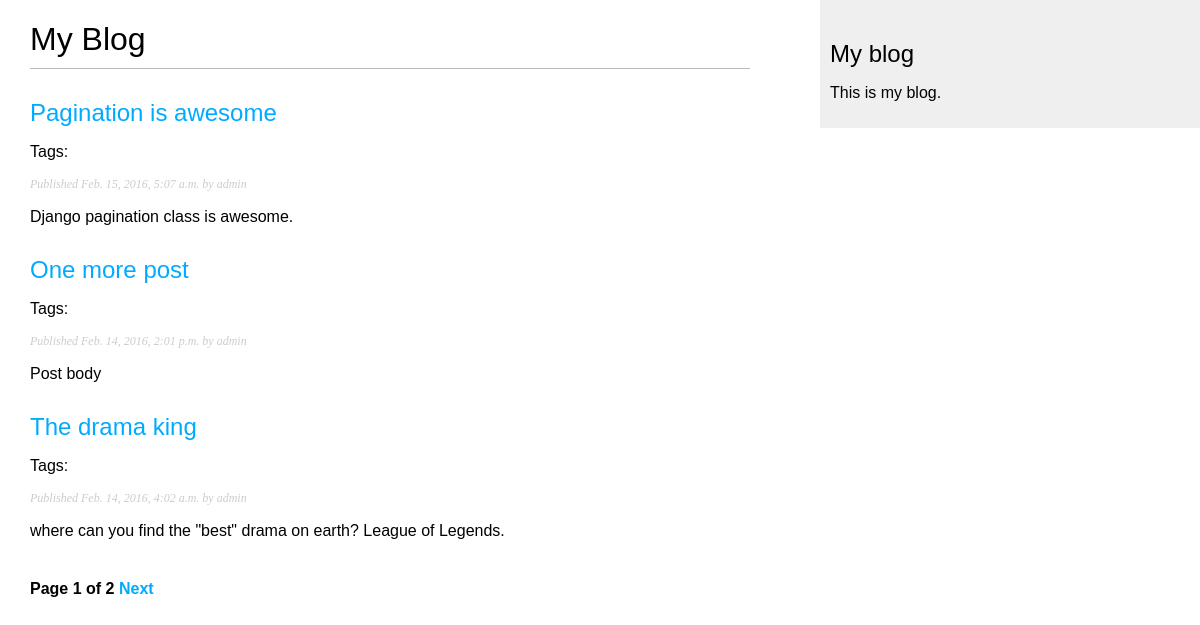
/blog/, run on an earlier commit of the app's database.
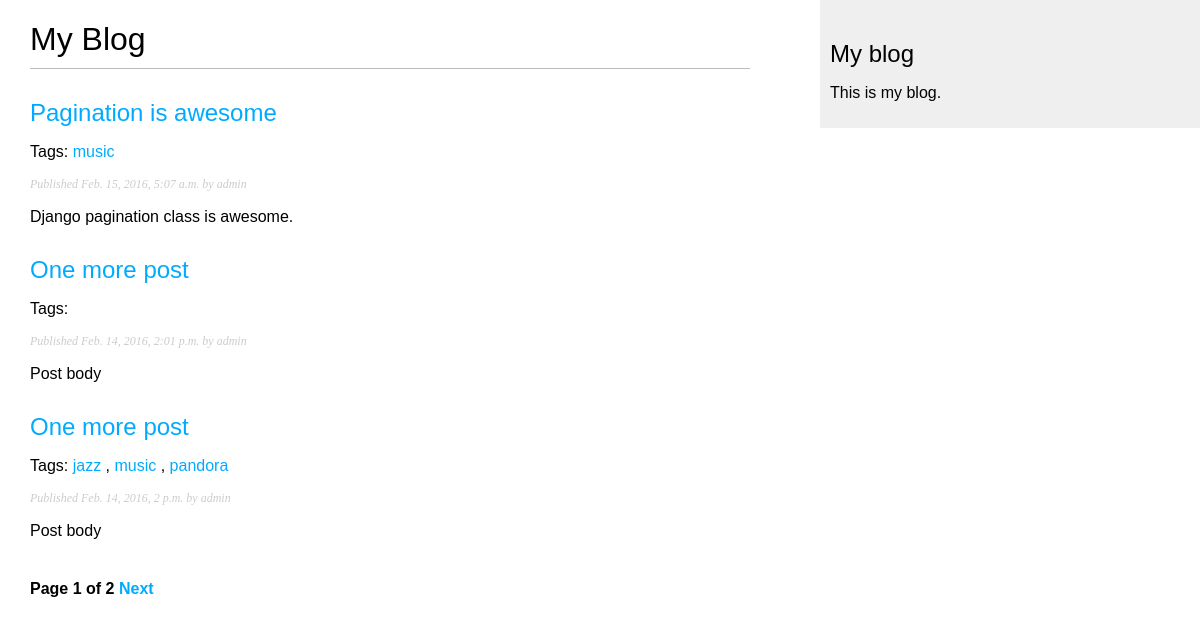
And on a later commit of the database.
### blog/models.py (models this page shows, shortened)
class Post(models.Model):
    STATUS_CHOICES = (
        ('draft', 'Draft'),
        ('published', 'Published'),
    )
    title = models.CharField(max_length=250)
    slug = models.SlugField(max_length=250, unique_for_date='publish')
    author = models.ForeignKey(User, related_name='blog_posts')
    body = models.TextField()
    publish = models.DateTimeField(default=timezone.now)
    created = models.DateTimeField(auto_now_add=True)
    updated = models.DateTimeField(auto_now=True)
    status = models.CharField(max_length=10, choices=STATUS_CHOICES, default='draft')
    objects = models.Manager() # The default manager.
    published = PublishedManager() # Our custom manager.
    tags = TaggableManager()
    class Meta:
        ordering = ('-publish',)
    def get_absolute_url(self):
        return reverse('blog:post_detail',
                       args=[
                           self.publish.year,
                           self.publish.strftime('%m'),
                           self.publish.strftime('%d'),
                           self.slug])

### blog/views.py (the view)
# urls.py: url(r'^tag/(?P<tag_slug>[-\w]+)/$', views.post_list, name='post_list_by_tag'),
def post_list(request, tag_slug=None):
    object_list = Post.published.all()
    tag = None
    if tag_slug:
        tag = get_object_or_404(Tag, slug=tag_slug)
        object_list = object_list.filter(tags__in=[tag])
    paginator = Paginator(object_list, 3) # 3 posts in each page
    page = request.GET.get('page')
    try:
        posts = paginator.page(page)
    except PageNotAnInteger:
        posts = paginator.page(1)
    except EmptyPage:
        posts = paginator.page(paginator.num_pages)
    return render(request, 'blog/post/list.html', {'page': page, 'posts': posts, 'tag': tag,})

### blog/models.py (called while the page is built)
    def get_queryset(self):
        return super(PublishedManager, self).get_queryset().filter(status='published')

### blog/templates/blog/post/list.html (shortened to what this page needs)
{% extends "blog/base.html" %}
{% block content %}
    <h1>My Blog</h1>
    {% for post in posts %}
        <h2>
            <a href="{{ post.get_absolute_url }}">{{ post.title }}</a>
        </h2>
        <p class="tags">
            Tags:
            {% for tag in post.tags.all %}
                <a href="{% url 'blog:post_list_by_tag' tag.slug %}">{{ tag.name }}</a>
                {% if not forloop.last %}, {% endif %}
            {% endfor %}
        </p>
        <p class="date">Published {{ post.publish }} by {{ post.author }}</p>
        {{ post.body|truncatewords:30|linebreaks }}
    {% endfor %}
    {% include "blog/pagination.html" with page=posts %}
{% endblock %}

What changed in the data, as far as the page shows it:
no longer on this page (row edited): Post: title "The drama king", publish "Feb. 14, 2016, 4:02 a.m.", author "admin", body "where can you find the \"best\" drama on earth? League of Legends."
now on this page (row unchanged): Tag: name "music"
now on this page (row edited): Post: title "One more post", publish "Feb. 14, 2016, 2 p.m.", author "admin", body "Post body"
now on this page (row unchanged): Tag: name "jazz", shown under "One more post"
added Tag: name "pandora", shown under "One more post"
